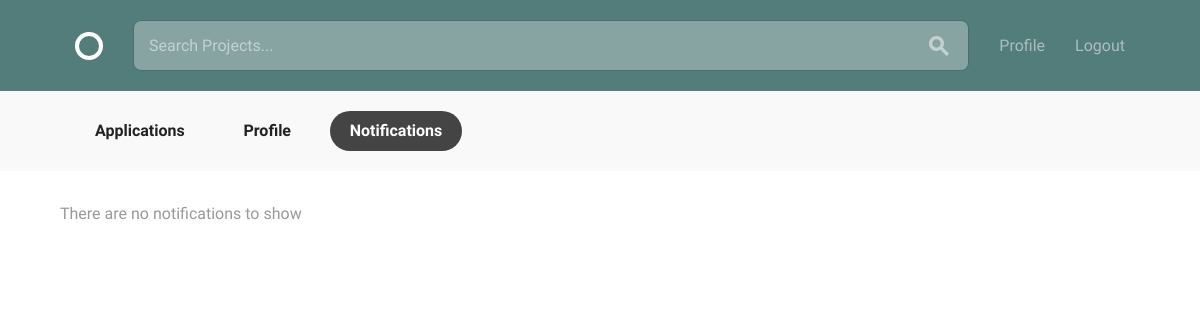
The page /profile/notifications/ (signed in) on the database as committed earlier.
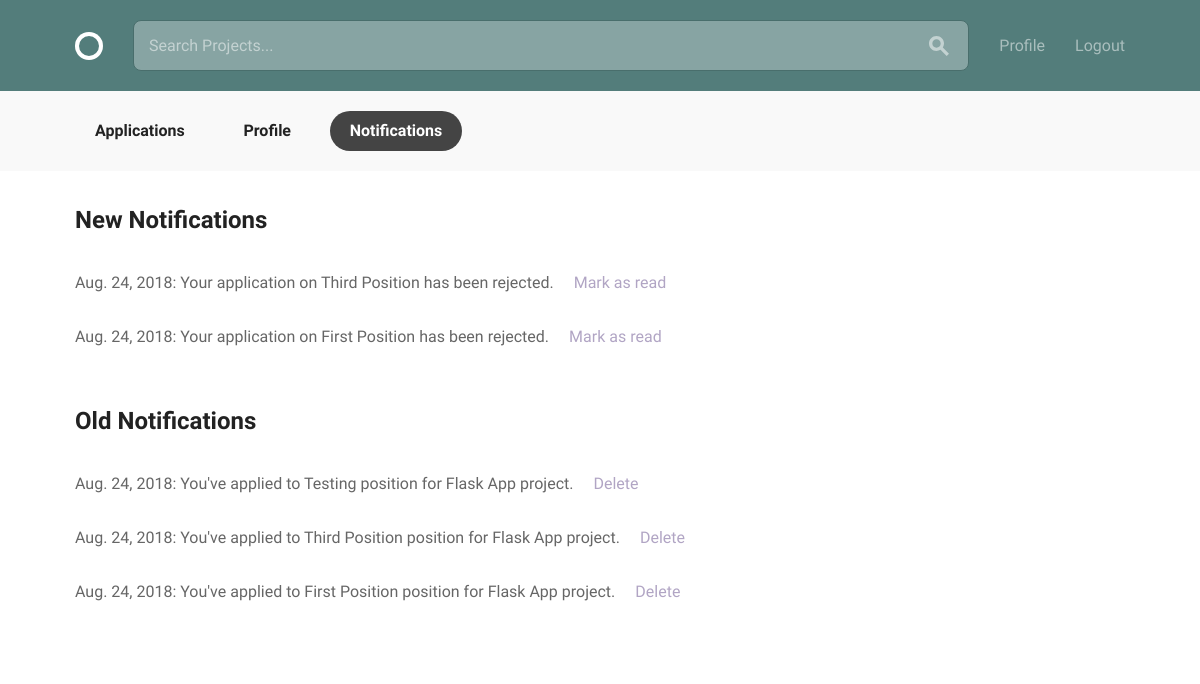
The same page on the database as committed later.
### profiles/models.py (models this page shows, shortened)
class Notification(models.Model):
    user = models.ForeignKey(
        settings.AUTH_USER_MODEL,
        on_delete=models.CASCADE,
        related_name="notifications"
    )
    message = models.CharField(max_length=150)
    created_at = models.DateTimeField(auto_now=datetime.datetime.now)
    read = models.BooleanField(default=False)

### profiles/views.py (the view)
class NotificationsView(generic.ListView):
    template_name = "profiles/notifications.html"
    def get_queryset(self):
        return models.Notification.objects.filter(user=self.request.user)
    def get_context_data(self, **kwargs):
        context = super(NotificationsView, self).get_context_data(**kwargs)
        context['profile'] = models.Profile.objects.get(user=self.request.user)
        context['new_notifications'] = self.get_queryset().filter(
            read=False).order_by('-created_at')
        context['old_notifications'] = self.get_queryset().filter(
            read=True).order_by('-created_at')
        return context

### profiles/templates/profiles/notifications.html
{% extends "layout.html" %}
{% load static from staticfiles %}
{% block content %}
<div class="circle--actions--bar">
    <nav class="bounds">
      <ul class="circle--pill--list">
        {% if user.is_authenticated and user == profile.user %}
            <li><a href="{% url 'projects:applications' %}">Applications</a></li>
        {% endif %}
        <li><a href="{% url 'profiles:view-profile' pk=profile.pk %}">Profile</a></li>
        {% if user.is_authenticated and user == profile.user %}
            <li><a class="selected" href="{% url 'profiles:notifications' %}">Notifications</a></li>
        {% endif %}
      </ul>
    </nav>
  </div>
  <div class="bounds circle--page">
    <div class="circle--page--header circle--fluid">
      {% if not new_notifications and not old_notifications %}
        <p>There are no notifications to show</p>
      {% else %}
      <div class="circle--fluid--cell circle--fluid--primary">
        <h2>New Notifications</h2>
      </div>
    </div>
    <div class="grid-100">
      <div class="circle--article--body">
          {% for notification in new_notifications %}
          <p>{{ notification.created_at|date }}: {{ notification.message }}<a style="text-decoration: none; margin-left: 20px;" class="secondary-label" href="{% url 'profiles:notifications-read' pk=notification.pk %}">Mark as read</a></p>
          {% endfor %}
      </div>
    </div>
    <div class="circle--page--header circle--fluid">
      <div class="circle--fluid--cell circle--fluid--primary">
        <h2>Old Notifications</h2>
      </div>
    </div>
    <div class="grid-100">
      <div class="circle--article--body">
          {% for notification in old_notifications %}
          <p>{{ notification.created_at|date }}: {{ notification.message }}<a style="text-decoration: none; margin-left: 20px;" class="secondary-label" href="{% url 'profiles:notifications-delete' pk=notification.pk %}">Delete</a></p>
          {% endfor %}
    {% endif %}
      </div>
    </div>
{% endblock %}

### templates/layout.html (shortened to what this page needs)
{% load static from staticfiles %}
<!DOCTYPE html>
<html lang="en">
<head>
  <link rel="stylesheet" href="{% static 'css/global.css' %}">
</head>
<body>
  <form action="{% url 'projects:search' %}">
  <header class="circle--header">
    <div class="bounds">
      <div class="circle--fluid">
        <div class="circle--fluid--cell">
          <h1 class="hide-text circle--logo"><a class="logo" href="{% url 'home' %}">Circle</a></h1>
        </div>
        <div class="circle--fluid--cell circle--fluid--primary">
          <div class="circle--search">
            <input type="text" name="search_term" placeholder="Search Projects..." />
            <button>
            </button>
          </div>
        </div>
        <div class="circle--fluid--cell circle--fluid--secondary">
          <nav>
            <ul class="circle--inline">
              {% if user.is_authenticated %}
                <li><a href="{% url 'profiles:view-profile' pk=user.profile.pk%}">Profile</a></li>
                <li><a href="{% url 'accounts:logout' %}">Logout</a></li>
              {% else %}
                <li><a href="{% url 'accounts:signup' %}">Sign Up</a></li>
                <li><a href="{% url 'login' %}">Login</a></li>
              {% endif %}
            </ul>
          </nav>
        </div>
      </div>
    </div>
  </header>
</form>
{% block content %}{% endblock %}
</body>
</html>

Rows that differ between the two databases and show on the page:
added Notification: created_at "Aug. 24, 2018", message "Your application on Third Position has been rejected.", shown under "New Notifications"
added Notification: created_at "Aug. 24, 2018", message "Your application on First Position has been rejected.", shown under "New Notifications"
added Notification: created_at "Aug. 24, 2018", message "You've applied to Testing position for Flask App project.", shown under "Old Notifications"
added Notification: created_at "Aug. 24, 2018", message "You've applied to Third Position position for Flask App project.", shown under "Old Notifications"
added Notification: created_at "Aug. 24, 2018", message "You've applied to First Position position for Flask App project.", shown under "Old Notifications"
Other text that changed with them:
text no longer shown: "There are no notifications to show"
text now shown: "New Notifications Old Notifications"
